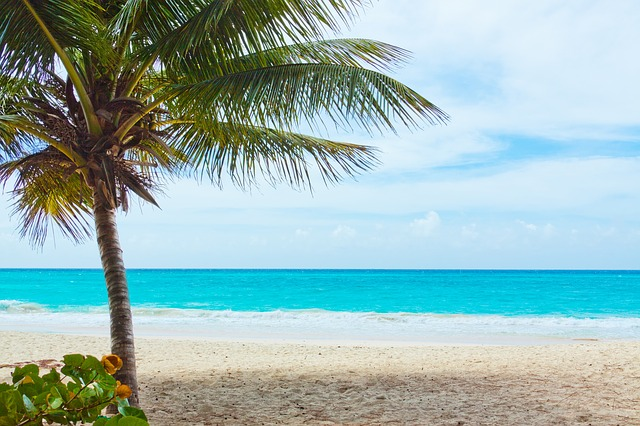
//> input picture 2020-2021/opencv/set1/example1/plaza.jpg, 640 x 426 px, given in place of the camera
$ ./cv3   (built with g++ and OpenCV 4)
//> lines starting //> are read from the running program, lines starting //| are printed output that depends on the picture
#include <opencv2/opencv.hpp>
#include <opencv2/highgui.hpp>
#include <iostream>
#include <vector>

// g++ `pkg-config --cflags opencv4` cv3.cpp `pkg-config --libs opencv4`

using namespace std;
using namespace cv;

int main(int argc, char **argv)
{
	int thr1 = 100;
	int thr2 = 100;
	VideoCapture cap1(0);
	if (!cap1.isOpened())
		return -1;

	namedWindow("pierwsze", WINDOW_AUTOSIZE);
	createTrackbar("threshold1", "pierwsze", &thr1, 1000);
	createTrackbar("threshold2", "pierwsze", &thr2, 1000);

	while (true)
	{
		Mat f1;
		//cap1 >> f1;
		cap1.read(f1);
//> f1 is the input picture: 426 rows x 640 cols, CV_8UC3; mean B, G, R 177, 179.4, 149.8
		Mat dst;
		Mat edges;
		cvtColor(f1, dst, COLOR_BGR2GRAY);
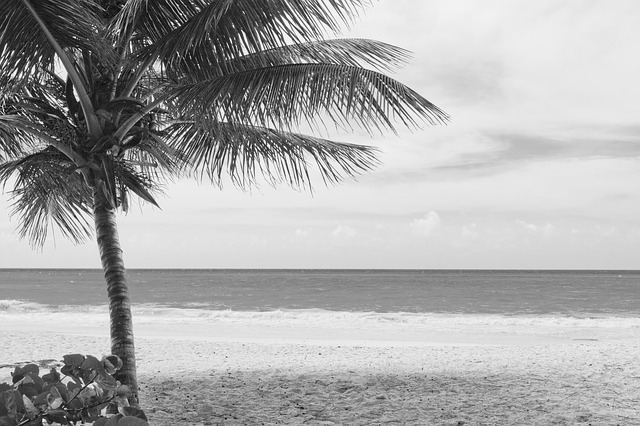
//> dst: 426 rows x 640 cols, CV_8UC1; min 2, max 255, mean 170.3

		imshow("zrodlo", f1);
		imshow("czarnobialy", dst);

		Mat k = getStructuringElement(MORPH_ELLIPSE, {9,9});
		Mat diledges;
		dilate(dst, diledges, k);
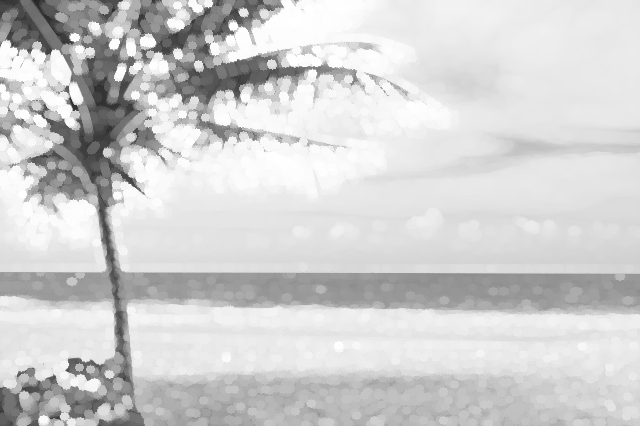
//> diledges: 426 rows x 640 cols, CV_8UC1; min 38, max 255, mean 207.6
		imshow("czarnobialy_D", diledges);
		erode(diledges, dst, k);
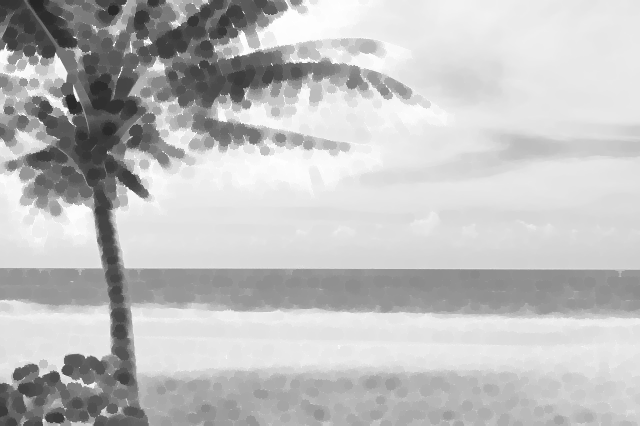
//> dst: 426 rows x 640 cols, CV_8UC1; min 38, max 255, mean 191.2
		imshow("czarnobialy_E", dst);

		Canny(dst, edges, thr1, thr2, 3);
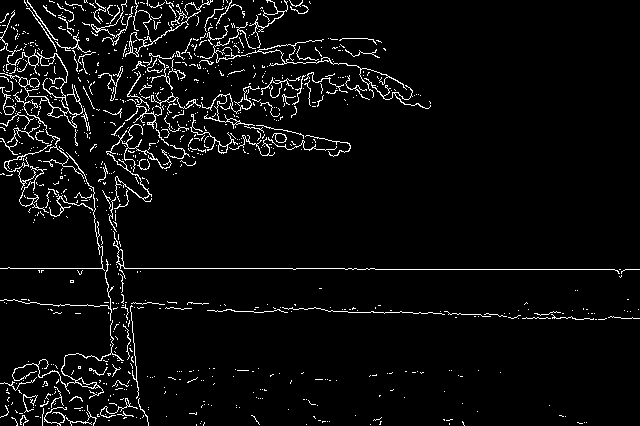
//> edges: 426 rows x 640 cols, CV_8UC1; 4.7% white in thin lines or dots
		imshow("krawedzie", edges);

		if (waitKey(1) == 27)
//> the Esc key is pressed
			break;
	}
	return 0;
}
